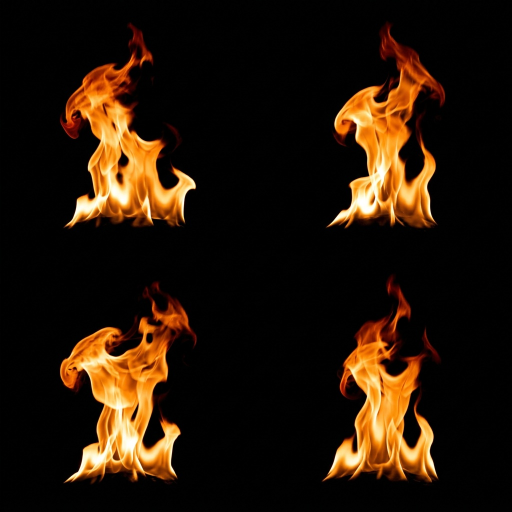
#> input picture tools/fx/src/fire_sheet.jpg, 1024 x 1024 px (shown at 1/2 size); its folder holds 5 pictures in this run
$ python make_fx_textures.py
#> lines starting #> are read from the running program, lines starting #| are printed output that depends on the picture
#!/usr/bin/env python3
"""Turns the generated effect sheets in tools/fx/src into game textures.

Each source is a 2x2 sheet of four isolated sprites (fal, Nano Banana) on a
flat black (fire, smoke, flashes) or white (blood) background. This keys the
background out into alpha, centres each sprite in its cell and writes:

  assets/textures/fx/<name>_atlas.png   2x2 atlases for particles and flashes
  assets/textures/decals/blood_N.png    single blood stains for Decals

  python3 tools/fx/make_fx_textures.py
"""
import os
import numpy as np
from PIL import Image

ROOT = os.path.abspath(os.path.join(os.path.dirname(__file__), "..", ".."))
SRC = os.path.join(ROOT, "tools", "fx", "src")
FX = os.path.join(ROOT, "assets", "textures", "fx")
DECALS = os.path.join(ROOT, "assets", "textures", "decals")


def load(name):
#> called with name = 'fire_sheet.jpg'
    return np.asarray(Image.open(os.path.join(SRC, name)).convert("RGB")).astype(np.float32) / 255.0


def cells(img):
    h, w = img.shape[:2]
    return [img[r * h // 2:(r + 1) * h // 2, c * w // 2:(c + 1) * w // 2] for r in range(2) for c in range(2)]


def key_black(rgb):
    """Bright sprite on black: alpha from brightness, colour un-premultiplied."""
    m = rgb.max(axis=2)
    a = np.clip((m - 0.035) / 0.6, 0.0, 1.0)
    col = np.clip(rgb / np.maximum(a[..., None], 1e-3), 0.0, 1.0)
    return col, a


# [19 lines left out: functions key_smoke, key_white, not called in this run]


def feather(a, frac=0.04):
    h, w = a.shape
    y = np.minimum(np.arange(h), np.arange(h)[::-1]) / (h * frac)
    x = np.minimum(np.arange(w), np.arange(w)[::-1]) / (w * frac)
    return a * np.clip(y[:, None], 0, 1) * np.clip(x[None, :], 0, 1)


def place(col, a, size, anchor="center", pad=0.06):
    """Crops to the sprite and fits it in a size x size square."""
    a = feather(a)
    ys, xs = np.where(a > 0.04)
    if len(xs) == 0:
        y0, y1, x0, x1 = 0, a.shape[0], 0, a.shape[1]
    else:
        y0, y1, x0, x1 = ys.min(), ys.max() + 1, xs.min(), xs.max() + 1
    rgba = np.concatenate([col, a[..., None]], axis=2)[y0:y1, x0:x1]
    h, w = rgba.shape[:2]
    side = int(max(h, w) * (1.0 + 2 * pad))
    out = np.zeros((side, side, 4), dtype=np.float32)
    if anchor == "bottom":     # flames stand on their base
        oy = side - h - int(side * 0.03)
        ox = (side - w) // 2
    elif anchor == "left":     # side muzzle blasts start at the barrel
        oy = (side - h) // 2
        ox = int(side * 0.02)
    else:
        oy = (side - h) // 2
        ox = (side - w) // 2
    out[oy:oy + h, ox:ox + w] = rgba
    img = Image.fromarray((out * 255).astype(np.uint8), "RGBA")
    return img.resize((size, size), Image.LANCZOS)


def atlas(name, keyer, size, anchors=("center",) * 4):
    sheet = load(name + "_sheet.jpg")
    out = Image.new("RGBA", (size * 2, size * 2), (0, 0, 0, 0))
#> out: PIL image 1024x1024 RGBA; every value is 0
    for i, c in enumerate(cells(sheet)):
#> in cells, `h, w = img.shape[:2]`: h = 1024
        col, a = keyer(c)
        out.paste(place(col, a, size, anchors[i]), ((i % 2) * size, (i // 2) * size))
#> this loop made 4 passes
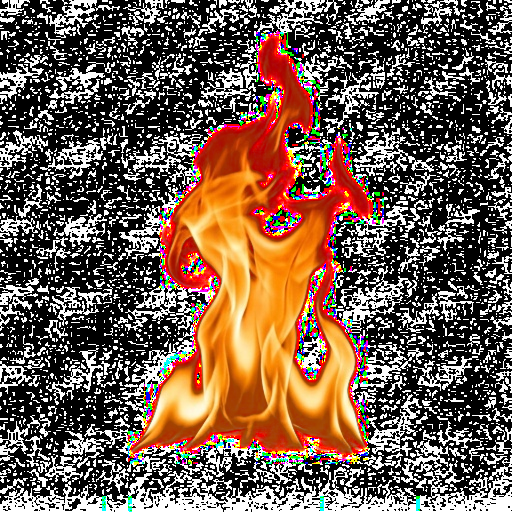
#> col: shape (512, 512, 3) float32; mean R, G, B 0.455, 0.365, 0.31
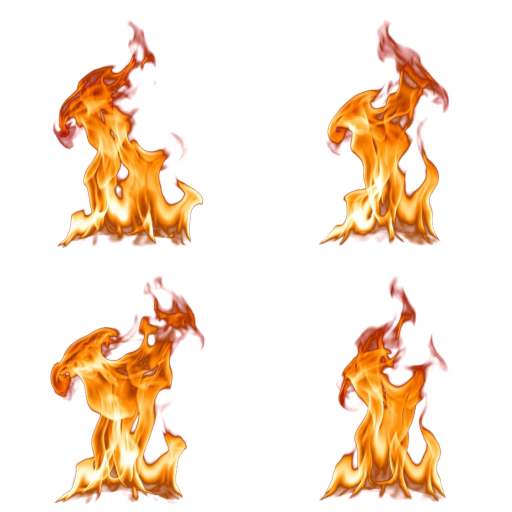
#> out: PIL image 1024x1024 RGBA (shown at 1/2 size); mean R, G, B, A 54, 27.8, 10.2, 49.9; transparent parts drawn white
    path = os.path.join(FX, name + "_atlas.png")
    out.save(path, optimize=True)
    print("wrote", os.path.relpath(path, ROOT))


# [52 lines left out: functions blood_decals, bullet_holes, not called in this run]


if __name__ == "__main__":
    os.makedirs(FX, exist_ok=True)
    atlas("fire", key_black, 512, ("bottom",) * 4)
    atlas("fireball", key_black, 256)
#> call 2 of atlas, with name = 'fireball', size = 256, anchors = ('center', 'center', 'center', 'center')
#> call 2 of load, with name = 'fireball_sheet.jpg'
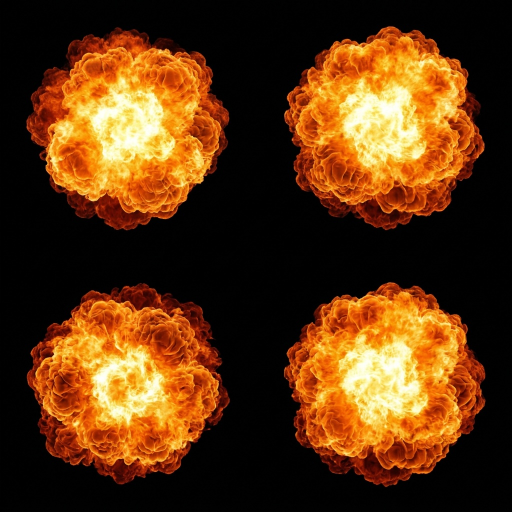
#> input picture tools/fx/src/fireball_sheet.jpg, 1024 x 1024 px (shown at 1/2 size)
#> in atlas (call 2), `out = Image.new("RGBA", (size * 2, size * 2), (0, 0, 0, 0))`: out: PIL image 512x512 RGBA; every value is 0
#> the loop in atlas (call 2), `for i, c in enumerate(cells(sheet)):` made 4 passes
#> (y0 in place, y1 in place, x0 in place, x1 in place, side in place, oy in place) on passes 1 to 4: (54, 462, 51, 460, 458, 25), (51, 462, 55, 459, 460, 24), (53, 458, 52, 461, 458, 26), (51, 463, 55, 460, 461, 24)
#> pass 1, in key_black (call 5), `a = np.clip((m - 0.035) / 0.6, 0.0, 1.0)`:
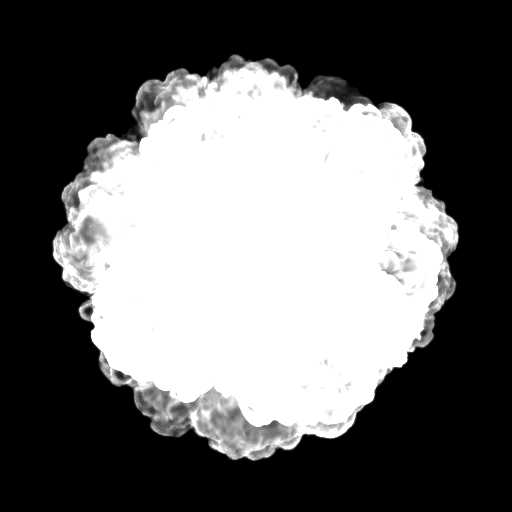
#> a: shape (512, 512) float32; min 0, max 1, mean 0.417
#> pass 1, in key_black (call 5), `col = np.clip(rgb / np.maximum(a[..., None], 1e-3), 0.0, 1.0)`:
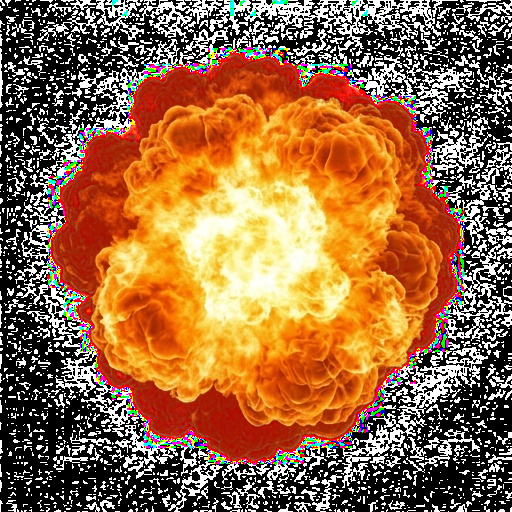
#> col: shape (512, 512, 3) float32; mean of channels 0, 1, 2 0.595, 0.417, 0.269; drawn as R, G, B
#> after the loop in atlas (call 2), `for i, c in enumerate(cells(sheet)):`:
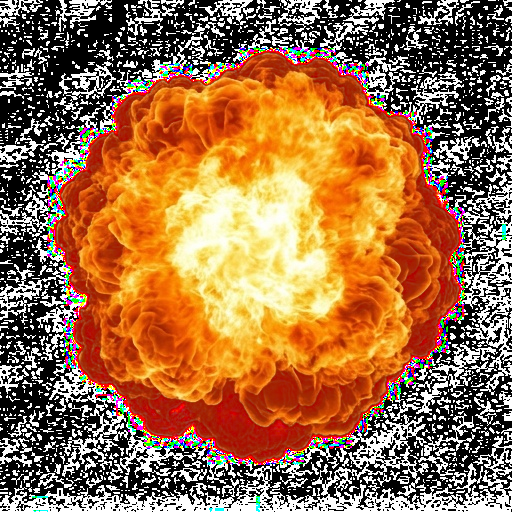
#> col: shape (512, 512, 3) float32; mean R, G, B 0.619, 0.436, 0.284
#> after the loop in atlas (call 2), `for i, c in enumerate(cells(sheet)):`:
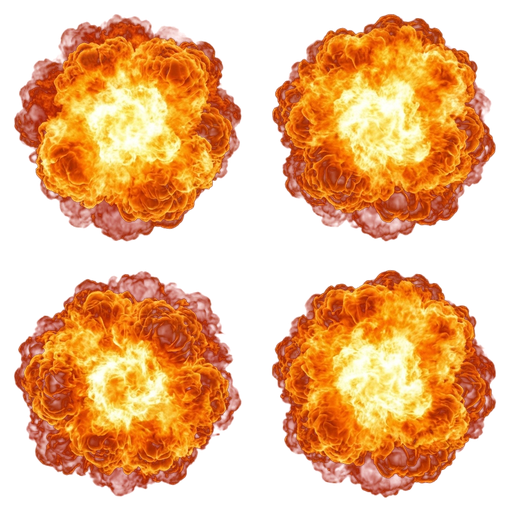
#> out: PIL image 512x512 RGBA; mean R, G, B, A 125.5, 67.6, 21.7, 133.4; transparent parts drawn white
    atlas("smoke", key_smoke, 256)
#> (the run stopped early here; a loop or call above may not have finished)
